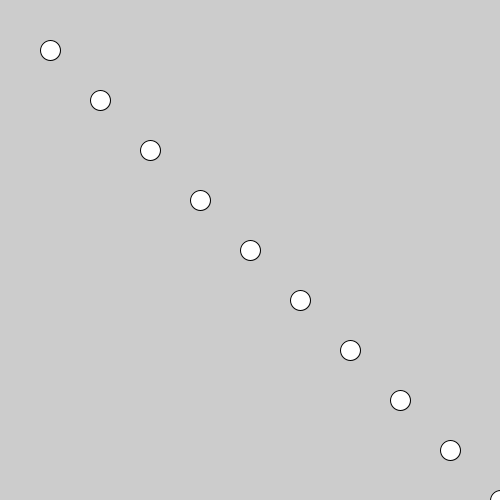
Frame 1 (no input)
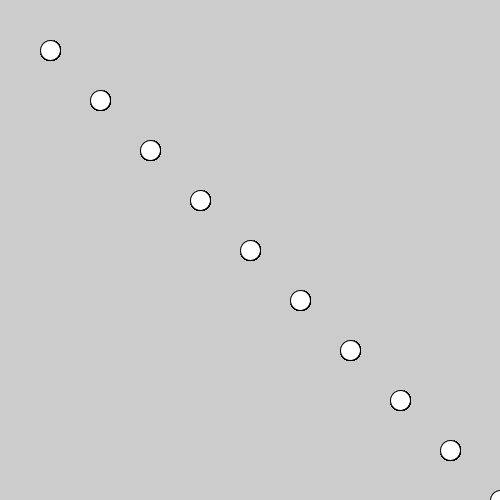
Frame 60 (the mouse pressed at the canvas centre just before this capture)
Frame 120 (the mouse held since frame 60 and released just before this capture): identical to frame 60, image omitted

The Processing sketch that drew these frames (run headless with seeded random() and noise(); from frame 60 on, the mouse is pressed at the canvas centre):

// Processing sketch: processing_120760
// ── processing_120760.pde

void setup() {
    size(500, 500);
    }
void draw() {
    int x = 50; 
    int y = 50;
    
    while( x <= 500 ) {
 
       ellipse( x, y, 20, 20 );
       
       x = x + 50;
       y = y + 50;
    } 
}
